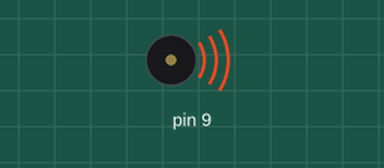
This sketch was run on a simulated Arduino Uno, built with avr-gcc and run on an emulated ATmega328P. Shown: buzzer (waves = sounding).

Above: at 0.2 s.
Timing chart, 0 to 3.0 s (numbered marks = the images above):
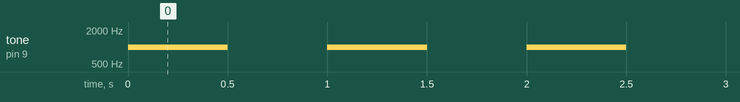

The sketch:

example.ino
```cpp
// Generates a 1 kHz square-wave test tone on Arduino digital pin D9 (through a 1 µF coupling capacitor to Audio IN+) to perform a simple mono audio test of the TPA3118.
//
// Buy this module: https://shillehtek.com/products/tpa3118-pbtl-single-digital-amplifier-board-1x60w
// Full manual: https://shillehtek.com/blogs/shillehtek-product-manuals/tpa3118-pbtl-single-digital-amplifier-board-1x60w-manual
// More examples: https://github.com/shillehbean/shillehtek-examples
//

// Arduino - drive TPA3118 with a square wave tone
// Connect D9 -- 1uF cap -- Audio IN+
// Audio IN- to Arduino GND

void setup() {
  pinMode(9, OUTPUT);
}

void loop() {
  tone(9, 1000);  // 1 kHz tone
  delay(500);
  noTone(9);
  delay(500);
}
```

Measured:
- by itself, tone on pin 9: alternates 1000 Hz for 0.50 s and silent for 0.50 s
